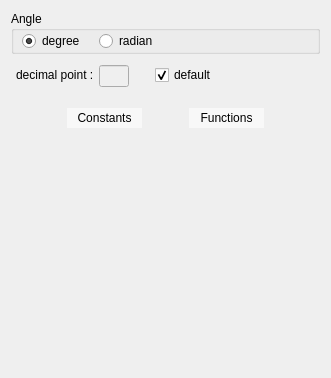
<?xml version="1.0" encoding="UTF-8"?>
<ui version="4.0">
 <class>Configuration</class>
 <widget class="QWidget" name="Configuration">
  <property name="geometry">
   <rect>
    <x>0</x>
    <y>0</y>
    <width>331</width>
    <height>378</height>
   </rect>
  </property>
  <property name="windowTitle">
   <string>Form</string>
  </property>
  <property name="styleSheet">
   <string notr="true"/>
  </property>
  <layout class="QVBoxLayout" name="verticalLayout">
   <property name="bottomMargin">
    <number>250</number>
   </property>
   <item>
    <widget class="QGroupBox" name="groupBox">
     <property name="title">
      <string>Angle</string>
     </property>
     <layout class="QHBoxLayout" name="horizontalLayout">
      <property name="leftMargin">
       <number>0</number>
      </property>
      <property name="topMargin">
       <number>0</number>
      </property>
      <property name="rightMargin">
       <number>150</number>
      </property>
      <property name="bottomMargin">
       <number>0</number>
      </property>
      <item>
       <widget class="QRadioButton" name="degreeRadioButton">
        <property name="sizePolicy">
         <sizepolicy hsizetype="Fixed" vsizetype="Fixed">
          <horstretch>0</horstretch>
          <verstretch>0</verstretch>
         </sizepolicy>
        </property>
        <property name="text">
         <string>degree</string>
        </property>
        <property name="checked">
         <bool>true</bool>
        </property>
        <attribute name="buttonGroup">
         <string notr="true">angleButtonGroup</string>
        </attribute>
       </widget>
      </item>
      <item>
       <widget class="QRadioButton" name="radianRadioButton">
        <property name="sizePolicy">
         <sizepolicy hsizetype="Fixed" vsizetype="Fixed">
          <horstretch>0</horstretch>
          <verstretch>0</verstretch>
         </sizepolicy>
        </property>
        <property name="text">
         <string>radian</string>
        </property>
        <attribute name="buttonGroup">
         <string notr="true">angleButtonGroup</string>
        </attribute>
       </widget>
      </item>
     </layout>
    </widget>
   </item>
   <item>
    <layout class="QHBoxLayout" name="horizontalLayout_2">
     <property name="spacing">
      <number>2</number>
     </property>
     <property name="leftMargin">
      <number>5</number>
     </property>
     <property name="topMargin">
      <number>5</number>
     </property>
     <property name="rightMargin">
      <number>0</number>
     </property>
     <property name="bottomMargin">
      <number>0</number>
     </property>
     <item alignment="Qt::AlignTop">
      <widget class="QLabel" name="label">
       <property name="sizePolicy">
        <sizepolicy hsizetype="Fixed" vsizetype="Fixed">
         <horstretch>0</horstretch>
         <verstretch>0</verstretch>
        </sizepolicy>
       </property>
       <property name="minimumSize">
        <size>
         <width>0</width>
         <height>19</height>
        </size>
       </property>
       <property name="text">
        <string>decimal point : </string>
       </property>
      </widget>
     </item>
     <item alignment="Qt::AlignTop">
      <widget class="QLineEdit" name="decimalLineEdit">
       <property name="enabled">
        <bool>false</bool>
       </property>
       <property name="sizePolicy">
        <sizepolicy hsizetype="Fixed" vsizetype="Fixed">
         <horstretch>0</horstretch>
         <verstretch>0</verstretch>
        </sizepolicy>
       </property>
       <property name="maximumSize">
        <size>
         <width>30</width>
         <height>16777215</height>
        </size>
       </property>
       <property name="maxLength">
        <number>2</number>
       </property>
       <property name="placeholderText">
        <string/>
       </property>
      </widget>
     </item>
     <item alignment="Qt::AlignRight|Qt::AlignTop">
      <widget class="QCheckBox" name="decimalDefaultCheckBox">
       <property name="sizePolicy">
        <sizepolicy hsizetype="Fixed" vsizetype="Fixed">
         <horstretch>0</horstretch>
         <verstretch>0</verstretch>
        </sizepolicy>
       </property>
       <property name="minimumSize">
        <size>
         <width>165</width>
         <height>20</height>
        </size>
       </property>
       <property name="text">
        <string>default</string>
       </property>
       <property name="checked">
        <bool>true</bool>
       </property>
      </widget>
     </item>
    </layout>
   </item>
   <item>
    <layout class="QHBoxLayout" name="horizontalLayout_3">
     <property name="leftMargin">
      <number>15</number>
     </property>
     <property name="rightMargin">
      <number>15</number>
     </property>
     <item>
      <widget class="QPushButton" name="constButton">
       <property name="sizePolicy">
        <sizepolicy hsizetype="Fixed" vsizetype="Fixed">
         <horstretch>0</horstretch>
         <verstretch>0</verstretch>
        </sizepolicy>
       </property>
       <property name="minimumSize">
        <size>
         <width>75</width>
         <height>20</height>
        </size>
       </property>
       <property name="styleSheet">
        <string notr="true">QPushButton{
	border: none;
	background-color: rgb(248, 248, 248);
}
QPushButton:hover{
	background-color: rgb(230, 230, 230);
}</string>
       </property>
       <property name="text">
        <string>Constants</string>
       </property>
      </widget>
     </item>
     <item>
      <widget class="QPushButton" name="functionButton">
       <property name="sizePolicy">
        <sizepolicy hsizetype="Fixed" vsizetype="Fixed">
         <horstretch>0</horstretch>
         <verstretch>0</verstretch>
        </sizepolicy>
       </property>
       <property name="minimumSize">
        <size>
         <width>75</width>
         <height>20</height>
        </size>
       </property>
       <property name="styleSheet">
        <string notr="true">QPushButton{
	border: none;
	background-color: rgb(248, 248, 248);
}
QPushButton:hover{
	background-color: rgb(230, 230, 230);
}</string>
       </property>
       <property name="text">
        <string>Functions</string>
       </property>
      </widget>
     </item>
    </layout>
   </item>
  </layout>
 </widget>
 <resources/>
 <connections/>
 <buttongroups>
  <buttongroup name="angleButtonGroup"/>
 </buttongroups>
</ui>
